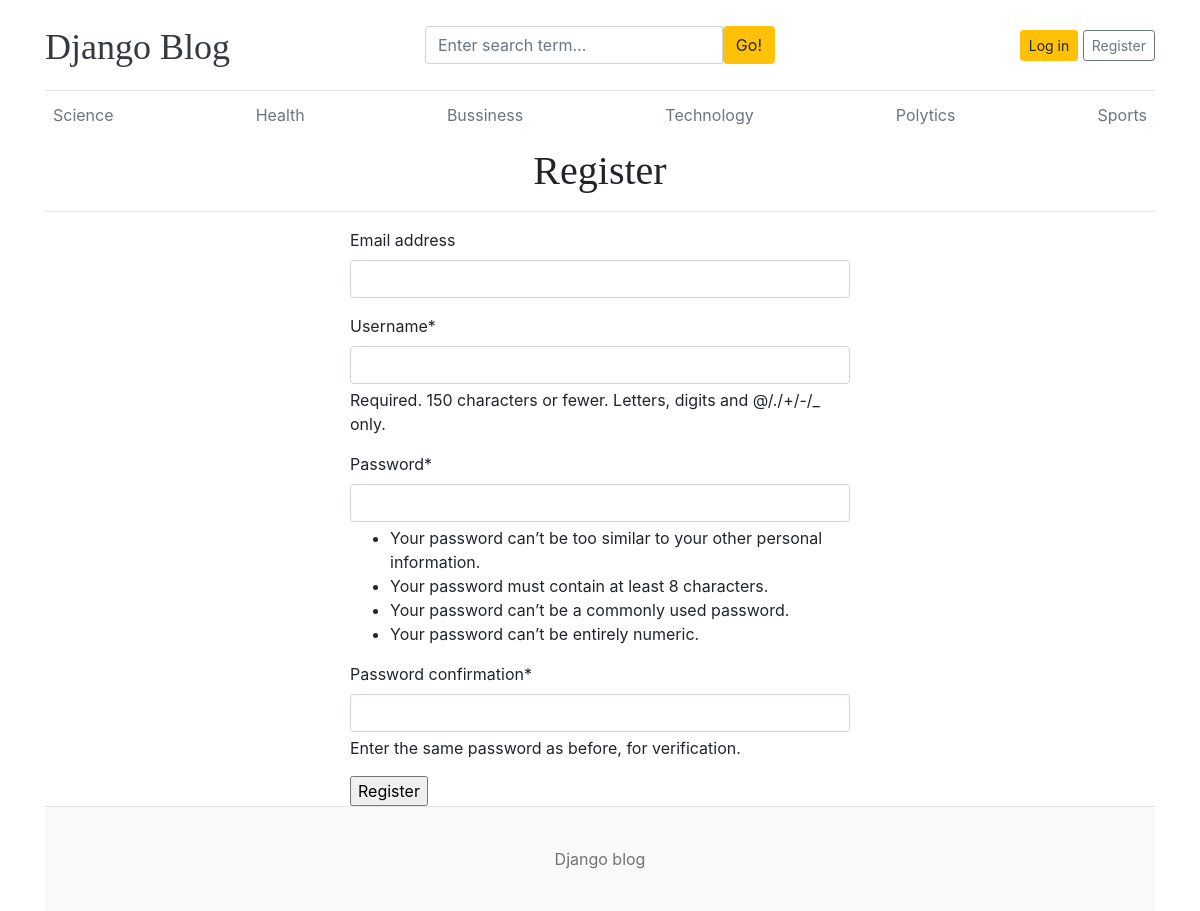
Screenshot of /register/ with the database file from the repository.
### blogs/models.py (models this page shows, shortened)
class Category(models.Model):
    category_name = models.CharField(max_length=50, unique=True) # Tên danh mục, tối đa 50 ký tự, không được trùng lặp
    created_at = models.DateTimeField(auto_now_add=True)  # Thời gian tạo, tự động gán khi bản ghi được tạo lần đầu
    updated_at = models.DateTimeField(auto_now=True)      # Thời gian cập nhật, tự động cập nhật mỗi khi bản ghi được lưu
    class Meta:
        verbose_name_plural = 'Categories'

### blog_main/views.py (the view)
# urls.py: path('register/', views.register, name='register'),
def register(request):
    if request.method=="POST":
        form = RegistraionForm(request.POST)
        if form.is_valid():
            form.save()
            return redirect('register')
    else:
        form = RegistraionForm()
    context={
        'form':form
    }
    return render(request, 'register.html', context)

### blog_main/forms.py
class RegistraionForm(UserCreationForm):
    class Meta:
        model = User
        fields = ('email', 'username', 'password1','password2')

### blogs/context_processors.py (called while the page is built)
def get_categories(request):
    categories = Category.objects.all()
    return dict(categories = categories)

### templates/register.html (shortened to what this page needs)
{% extends './base/base.html' %}
{% block content %}
<h1 class="text-center">Register</h1>
<hr />
{% load crispy_forms_tags %}
<form action="" method="POST", style="width: 500px; margin: auto;">
    {{ form | crispy }}
    <input type="submit" value="Register">
</form>
{% endblock %}

### templates/base/header.html (shortened to what this page needs)
{% load static %}
<!DOCTYPE html>
<html lang="en">
<head>
    <link href="https://getbootstrap.com/docs/4.0/dist/css/bootstrap.min.css" rel="stylesheet">
    <link href="{% static 'css/blog.css' %}" rel="stylesheet">
  </head>
<body>
    <div class="container">
      <header class="blog-header py-3">
        <div class="row flex-nowrap justify-content-between align-items-center">
          <div class="col-4 pt-1">
            <a class="blog-header-logo text-dark" href="/">Django Blog</a>
          </div>
          <div class="col-4">
            <form action="{% url 'search' %}" method="GET">
              <div class="input-group">
                <input class="form-control" name="keyword" type="text" placeholder="Enter search term..." aria-label="Enter search term..." aria-describedby="button-search" />
                <button type="submit" class="btn btn-warning" id="button-search" type="button">Go!</button>
            </div>
            </form>
          </div>
          <div class="col-4 d-flex justify-content-end align-items-center">
            {% if not user.is_authenticated %}
            <a class="btn btn-sm btn-warning" href="{% url 'login' %}">Log in</a> &nbsp;
            <a class="btn btn-sm btn-outline-secondary" href="{% url 'register' %}">Register</a>
            {% else %}
            <span>You are logged in as {{ user }}</span> &nbsp;
            <span><a href="{% url 'logout' %}">Log out</a></span>
            {% endif %}
          </div>
        </div>
      </header>
      <div class="nav-scroller py-1 mb-2">
        <nav class="nav d-flex justify-content-between">
          {% for cat in categories %}
          <a class="p-2 text-muted" href="{% url 'posts_by_category' cat.id %}">{{ cat.category_name }}</a>
          {% endfor %}
        </nav>
      </div>

### static/css/blog.css (style rules this page uses)
.blog-header { border-bottom: 1px solid #e5e5e5; }
.blog-header-logo { font-family: "Playfair Display", Georgia, "Times New Roman", serif; font-size: 2.25rem; }
h1, h2, h3, h4, h5, h6 { font-family: "Playfair Display", Georgia, "Times New Roman", serif; }

### rows the page displays
Category: category_name "Science"
Category: category_name "Health"
Category: category_name "Bussiness"
Category: category_name "Technology"
Category: category_name "Polytics"
Category: category_name "Sports"
